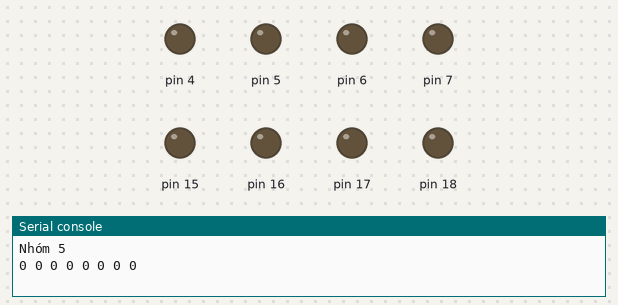
Bench run of a program on a simulated MicroPython board. On the bench: output pins drawn as LEDs (lit = HIGH), the last lines printed to the serial console.

Above: at 0.1 s.
At 4.1 s:
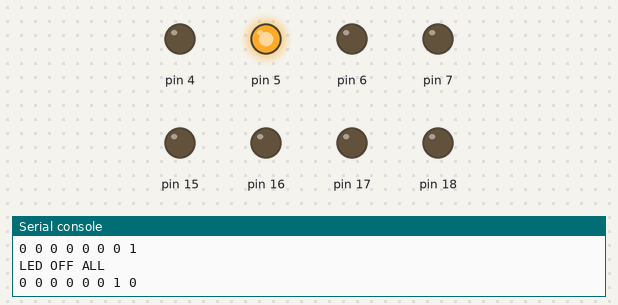
At 10.1 s:
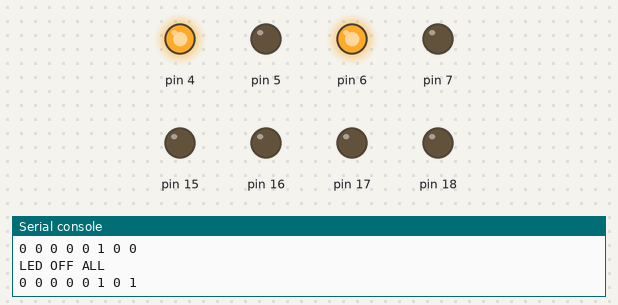
At 20.1 s:
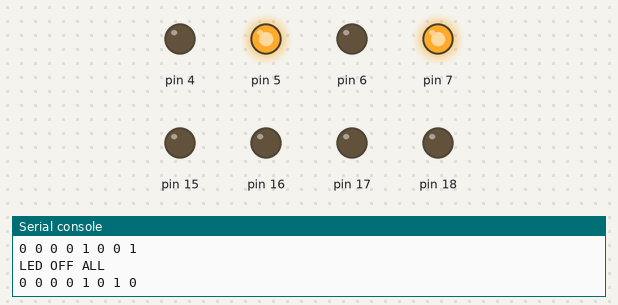
At 30.1 s:
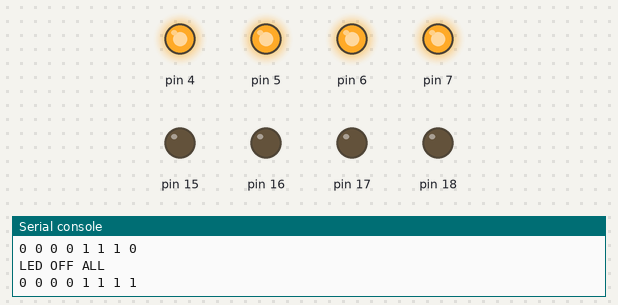
At 39.1 s:
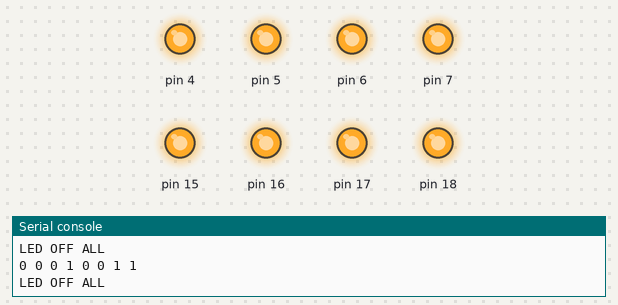
Timing chart, 0 to 40.0 s (numbered marks = the images above):
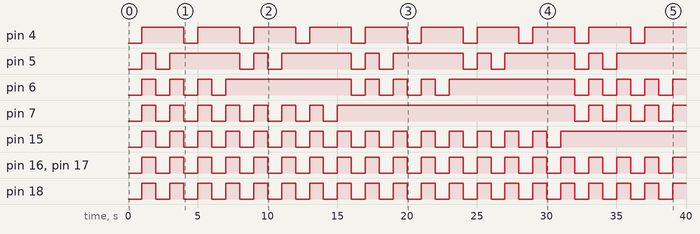

Measured:
- by itself, pin 4: alternates HIGH for 3.0 s and LOW for 1.0 s
- by itself, pin 5: repeats every 8.0 s: LOW 1.0 s, HIGH 5.0 s, LOW 1.0 s, HIGH 1.0 s
- by itself, pin 6: repeats every 16.0 s: 2 × (LOW 1.0 s, HIGH 1.0 s), LOW 1.0 s, HIGH 9.0 s, LOW 1.0 s, HIGH 1.0 s
- by itself, pin 7: goes 7 × (HIGH 1.0 s, LOW 1.0 s), HIGH 17.0 s, 3 × (LOW 1.0 s, HIGH 1.0 s), LOW 1.0 s, then HIGH
- by itself, pin 15: alternates HIGH for 1.0 s and LOW for 1.0 s, 31 changes in all, then stays HIGH
- by itself, pin 16–18: alternates HIGH for 1.0 s and LOW for 1.0 s

The program:

nhom_5.py
```python
import esp
esp.osdebug(0)
from machine import Pin, PWM
from time import sleep, sleep_us, sleep_ms
from sys import exit

def set_level_gpio_output(gpio, state):
	# state with 0: ON, 1: OFF
	if not ((1 <= gpio <= 21) or (35 <= gpio <= 45) or gpio in [47, 48]):
		print("Hãy nhập GPIO NUMBER từ 1 - 21, 35 - 45, 47, 48")
		exit()
	if state not in (0, 1):
		print("Hãy nhập GPIO LEVEL là 0 (False) và 1 (True)")
		exit()
	gpio_t = Pin(gpio, Pin.OUT)
	if state in (0, 1):
		gpio_t.value(state)

def check_state(count, dec):
	if(count & dec):
		return 0
	return 1

count = 255

print("Nhóm 5")

while True:
	set_level_gpio_output(4, check_state(count, 1))
	set_level_gpio_output(5, check_state(count, 2))
	set_level_gpio_output(6, check_state(count, 4))
	set_level_gpio_output(7, check_state(count, 8))
	set_level_gpio_output(15, check_state(count, 16))
	set_level_gpio_output(16, check_state(count, 32))
	set_level_gpio_output(17, check_state(count, 64))
	set_level_gpio_output(18, check_state(count, 128))
	print(f"{check_state(count, 128)} {check_state(count, 64)} {check_state(count, 32)} {check_state(count, 16)} {check_state(count, 8)} {check_state(count, 4)} {check_state(count, 2)} {check_state(count, 1)}")
	sleep(1)
	set_level_gpio_output(4, 1)
	set_level_gpio_output(5, 1)
	set_level_gpio_output(6, 1)
	set_level_gpio_output(7, 1)
	set_level_gpio_output(15, 1)
	set_level_gpio_output(16, 1)
	set_level_gpio_output(17, 1)
	set_level_gpio_output(18, 1)
	print("LED OFF ALL")
	sleep(1)
	count -= 1
	if count < 0:
		print("END")
		count = 255
```
